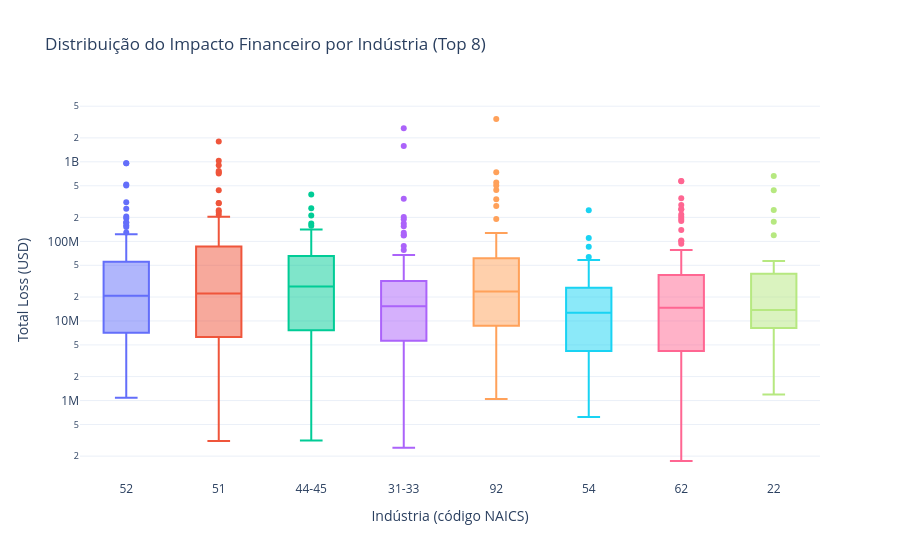

The code cell stored with this chart in its notebook:
### Code cell
# ============================================================
# 7.3 - Gráfico 3: Impacto Financeiro por Indústria (Boxplot)
# ============================================================

# Merge temporário para ter industry + total_loss juntos
df_eda = df_inc_s[["incident_id", "industry_primary"]].merge(
    df_fin_s[["incident_id", "total_loss_usd"]], on="incident_id", how="inner"
)
df_eda = df_eda.dropna(subset=["total_loss_usd", "industry_primary"])

# Top 8 indústrias por frequência
top_industries = df_eda["industry_primary"].value_counts().head(8).index
df_eda_top = df_eda[df_eda["industry_primary"].isin(top_industries)]

fig3 = px.box(
    df_eda_top,
    x="industry_primary",
    y="total_loss_usd",
    title="Distribuição do Impacto Financeiro por Indústria (Top 8)",
    labels={"industry_primary": "Indústria (código NAICS)", "total_loss_usd": "Total Loss (USD)"},
    color="industry_primary",
    log_y=True
)
fig3.update_layout(template="plotly_white", showlegend=False)
fig3.show()
